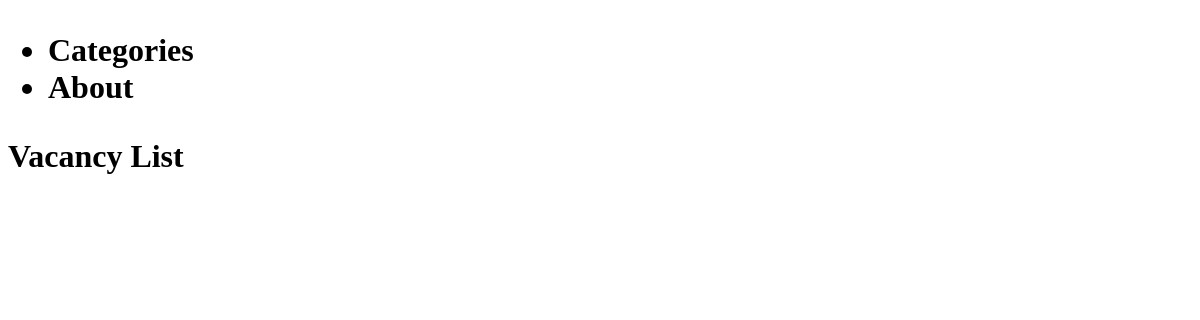
Page /vacancy/list/ on the earlier database version.
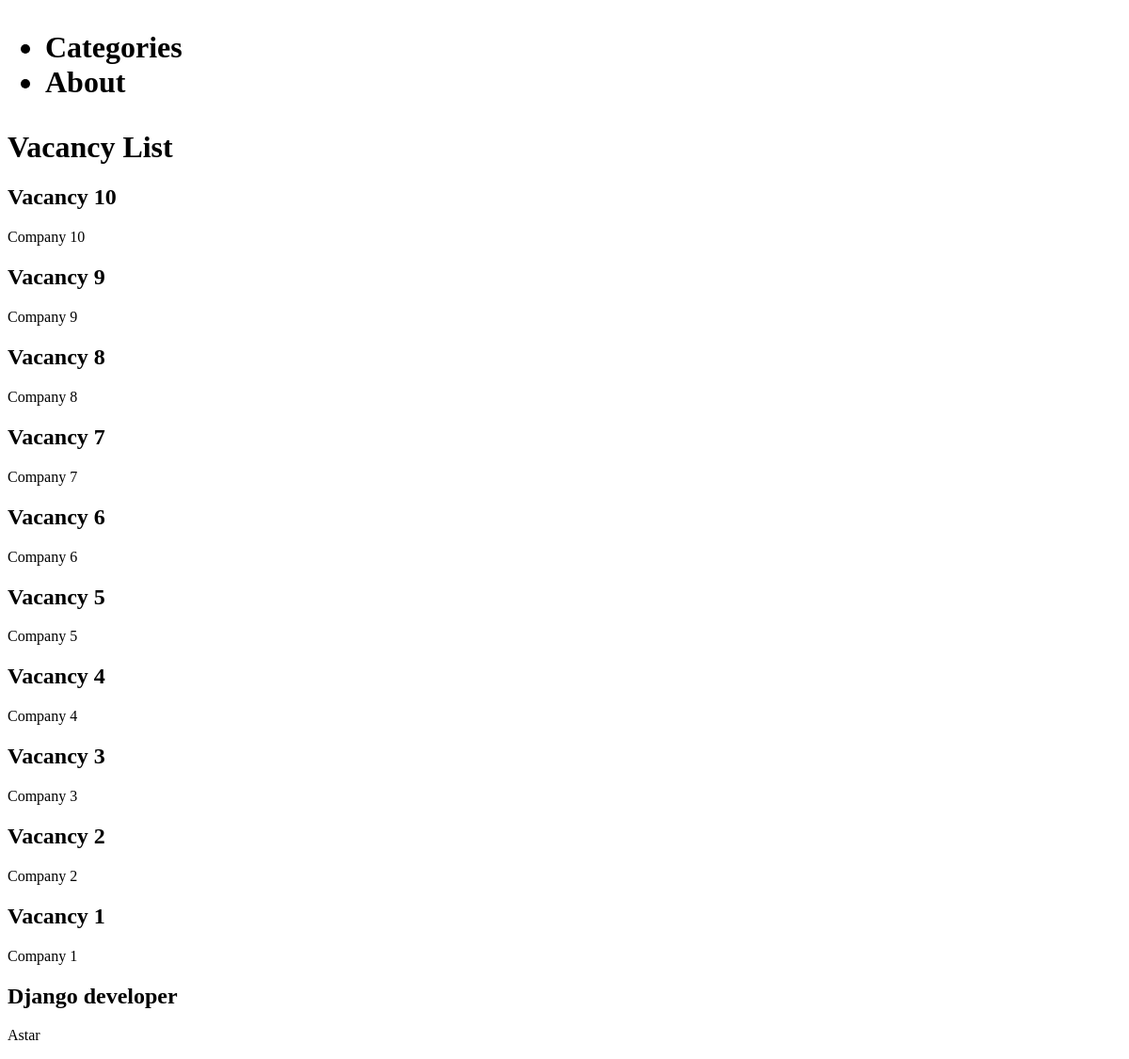
Same page on the later database version.
### vacancy/models.py (models this page shows, shortened)
class Vacancy(models.Model):
    class TypeChoices(models.TextChoices):
        OFFICE = "OF", "Office"
        REMOTE = "RE", "Remote"
        HYBRID = "HY", "Hybrid"
    class GradeChoices(models.TextChoices):
        INTERN      = "IN", "Intern"
        JUNIOR      = "JR", "Junior"
        MIDDLE      = "MD", "Middle"
        SENIOR      = "SR", "Senior"
        ARCHITECT   = "AR", "Architect"
    class Status(models.IntegerChoices):
        DRAFT = 0, "DRAFT"
        ACTIVE = 1, "ACTIVE"
    title = models.CharField(max_length=100, verbose_name="Vacancy Title")
    company = models.CharField(max_length=100, verbose_name="Vacancy Company")
    position = models.CharField(max_length=100, verbose_name="Vacancy Position")
    work_type = models.CharField(
        max_length=2,
        choices=TypeChoices.choices,
        verbose_name="Vacancy Type"
    )
    grade = models.CharField(
        max_length=2,
        choices = GradeChoices.choices,
        blank=True,
        verbose_name="Vacancy Grade"
    )
    salary_min = models.PositiveBigIntegerField(null=True, blank=True, verbose_name="Vacancy Salary")
    salary_max = models.PositiveBigIntegerField(null=True, blank=True, verbose_name="Vacancy Salary")
    salary_currency = models.CharField(max_length=3, blank=True, verbose_name="Vacancy Salary Currency")
    experience_min = models.PositiveIntegerField(null=True, blank=True, verbose_name="Vacancy Experience Min")
    experience_max = models.PositiveIntegerField(null=True, blank=True, verbose_name="Vacancy Experience Max")
    priorities = models.TextField(blank=True, verbose_name="Vacancy Priorities")
    requirements = models.TextField(blank=True, verbose_name="Vacancy Requirements")
    responsibilities = models.TextField(blank=True, verbose_name="Vacancy Responsibilities")
    employment = models.CharField(max_length=100, blank=True, verbose_name="Vacancy Employment")
    reg_method = models.CharField(max_length=100, blank=True, verbose_name="Vacancy Registration")
    email = models.EmailField(blank=True, verbose_name="Vacancy Email")
    phone = models.CharField(max_length=100, blank=True, verbose_name="Vacancy Phone")
    telegram = models.CharField(max_length=200, blank=True, verbose_name="Vacancy Telegram")
    location = models.CharField(max_length=255, blank=True, verbose_name="Vacancy Location")
    category = models.ForeignKey(
        Category,
        on_delete=models.PROTECT,
        related_name="vacancies",
        verbose_name="Vacancy Category")
    tags = models.ManyToManyField(
        Tag,
        blank=True,
        related_name="vacancies",
        verbose_name="Vacancy Tags")
    source = models.ForeignKey(
        Source,
        on_delete=models.PROTECT,
        related_name="vacancies",
        verbose_name="Vacancy Source")
    source_url = models.URLField(unique=True, verbose_name="Vacancy Source URL")
    slug = models.SlugField(max_length = 255, unique = True, db_index=True)
    created_at = models.DateTimeField(auto_now_add=True)
    updated_at = models.DateTimeField(auto_now=True)
    is_active = models.BooleanField(choices=Status.choices, default=Status.ACTIVE, verbose_name="Vacancy Status")
    objects  = models.Manager()
    actives = ActiveManager()
    class Meta:
        ordering = ["-created_at"]
        indexes = [
            models.Index(fields=["created_at"]),
        ]
        verbose_name = "Vacancy"
        verbose_name_plural = "Vacancies"

### vacancy/views.py (the view)
# urls.py: path("list/", views.vacancy_list, name = "vacancy_list"),
def vacancy_list(request):
    queryset = Vacancy.objects.all()
    data = {
        "title": "Vacancy List",
        "menu": header_menu,
        "vacancy_list": queryset,
    }
    return render(request, "vacancy/vacancy_list.html", context = data)

### vacancy/templates/vacancy/vacancy_list.html (shortened to what this page needs)
<!DOCTYPE html>
<html lang="en">
<head>
</head>
<body>
<h1>
    <ul>
    {% for m in menu %}
        <li>{{ m.name}}</li>
    {% endfor %}
    </ul>
</h1>
<h1>
    Vacancy List
</h1>
{% for v in vacancy_list %}
<h2>{{ v.title }}</h2>
<p>{{ v.company }}</p>
{% endfor %}
</body>
</html>

Differences in the rows shown:
added Vacancy: title "Vacancy 10", company "Company 10"
added Vacancy: title "Vacancy 9", company "Company 9"
added Vacancy: title "Vacancy 8", company "Company 8"
added Vacancy: title "Vacancy 7", company "Company 7"
added Vacancy: title "Vacancy 6", company "Company 6"
added Vacancy: title "Vacancy 5", company "Company 5"
added Vacancy: title "Vacancy 4", company "Company 4"
added Vacancy: title "Vacancy 3", company "Company 3"
added Vacancy: title "Vacancy 2", company "Company 2"
added Vacancy: title "Vacancy 1", company "Company 1"
added Vacancy: title "Django developer", company "Astar"
